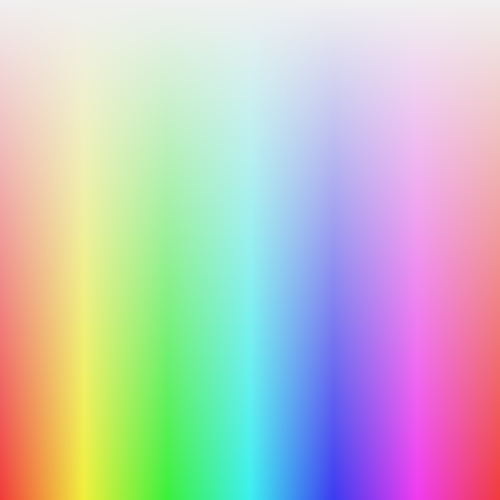
Frame 1 (no input)
Frame 60 (the mouse pressed at the canvas centre just before this capture): identical to frame 1, image omitted
Frame 120 (the mouse held since frame 60 and released just before this capture): identical to frame 1, image omitted

The Processing sketch that drew this single still picture (run headless with seeded random() and noise(); from frame 60 on, the mouse is pressed at the canvas centre):

// Processing sketch: sketch_10_color_mode_HSB
// ── sketch_10_color_mode_HSB.pde
void setup() {

  // HSB
  size(500, 500);

  noStroke();
  colorMode(HSB, 500);
  for (int i = 0; i < 500; i++) {
    for (int j = 0; j < 500; j++) {
      stroke(i, j, 500);
      point(i, j);
    }
  }
  
  
}

void draw() {
}
